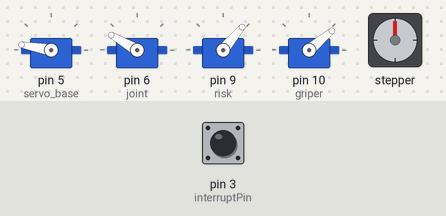
Bench run of a sketch on a simulated Arduino Uno, built with avr-gcc and run on an emulated ATmega328P. On the bench: 4 × servo, stepper motor. Inputs (shaded band) come from the test bench; at power-on: pin 3 (interruptPin) HIGH. Stepper angles assume 200 steps per turn.

Above: at 5.0 s.
5.1 s: pin 3 (interruptPin) pulled LOW for 0.15 s
At 7.48 s:
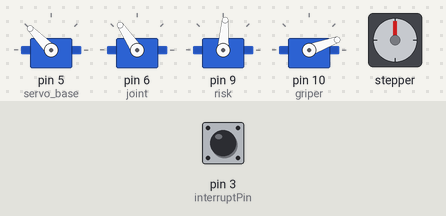
8.2 s: pin 3 (interruptPin) pulled LOW for 1 s
11.2 s: pin 3 (interruptPin) pulled LOW for 3.2 s
At 13.7 s:
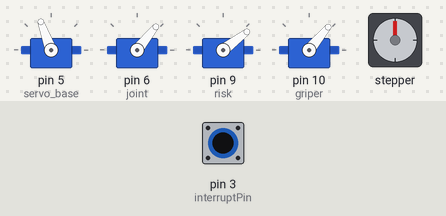
15.9 s: pin 3 (interruptPin) pulled LOW for 3.2 s
At 16.6 s:
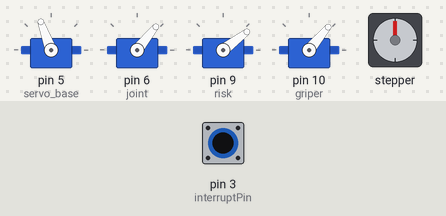
22.1 s: pin 3 (interruptPin) driven LOW
At 23.0 s:
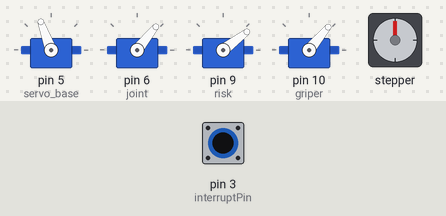
25.1 s: pin 3 (interruptPin) driven HIGH
At 28.2 s:
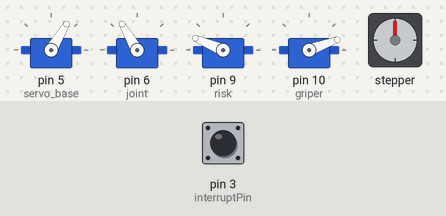
Timing chart, 0 to 32.7 s (numbered marks = the images above; inputs shaded):
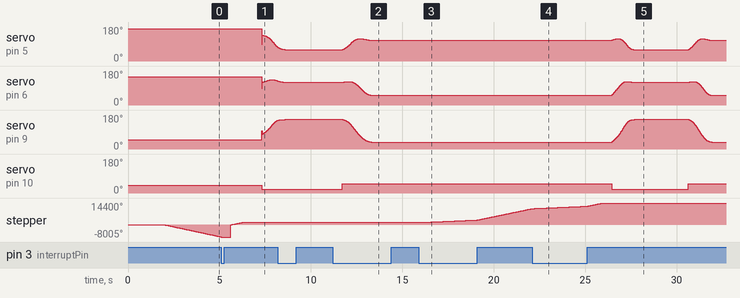

Measured:
- after the input at 5.1 s, servo on pin 10 (griper): 40° → 20° after 2.2 s
- after the input at 11.2 s, stepper: stops changing and stays 1800°
- after the input at 15.9 s, servo on pin 5 (servo_base): stays 110° (without the input it goes to 111° after 6.1 s); servo on pin 6 (joint): stays 51° (without the input it goes to 53° after 6.1 s)
- after the input at 22.1 s, servo on pin 5 (servo_base): stays 110° (without the input it goes to 111° after 2.0 s); servo on pin 6 (joint): stays 51° (without the input it goes to 53° after 2.0 s)
- after the input at 25.1 s, servo on pin 10 (griper): 50° → 20° after 1.3 s instead of 4.5 s
- by itself, servo on pin 5 (servo_base): rises from 59° to 118° in 0.88 s, then falls to 110° in 0.74 s
- by itself, servo on pin 6 (joint): rises from 120° to 124° in 0.19 s, then falls to 51° in 1.4 s
- by itself, stepper: keeps turning counter-clockwise at about 2617°/s

The sketch:

arm.ino
```cpp
#define interruptPin  3


//#include "IR.h"
#include "STEPPER.h"
#include "arm.h"


STEPPER stepper;
ARM arm ;
//IR ir ;


void setup() {
  Serial.begin(115200);
  pinMode(interruptPin, INPUT_PULLUP);

  delay(1000);
  attachInterrupt(digitalPinToInterrupt(interruptPin), limit_switch, LOW);
  arm.setup();
  delay(1000);
  // arm setup
  stepper.setup();
  // calibration
  stepper.calibration();
  delay(500);
  stepper.move_slot(0);

  delay(1000);
  arm.down();
  arm_move();
  delay(1000);
  arm.up();
  arm_move();
  delay(1000);


  stepper.move_slot(1);  //move to slot
  delay(500);
  arm.down();
  arm_move();
  delay(1000);
  arm.up();
  arm_move();
  delay(1000);

  stepper.move_slot(2);  //move to slot
  delay(500);
  arm.down();
  arm_move();
  delay(1000);
  arm.up();
  arm_move();
  delay(1000);

  stepper.move_slot(3);  //move to slot
  delay(500);
  arm.down();
  arm_move();
  delay(1000);
  arm.up();
  arm_move();
  delay(1000);


  arm.shutdown();
  arm_move();
  delay(1000);
  arm.disable();

}


void limit_switch(){

  limit = true ;

}

void loop() {


}
void arm_move(){
  for(byte i = 0 ; i < 150 ; i++ ){
    arm.arm_move();
  }
}
```

STEPPER.h
```cpp
#include <AccelStepper.h>

bool limit = false ;

class STEPPER{
  //Dir A3
  //STEP A4

  #define dis_detw 8000
  #define dirPin  A3
  #define stepPin A4
  #define motorInterfaceType 1
  #define max_length 400000 // max step
  #define slot_size 8000
  #define maxspeed 2000

  private:
    AccelStepper motor ;
  public:


  STEPPER(){


      motor = AccelStepper(motorInterfaceType, stepPin, dirPin);

  }

  void setup(){

    motor.setMaxSpeed(maxspeed);
  //  pinMode
  }

  void loop(){
      // Set the speed in steps per second:
      motor.setSpeed(maxspeed);
      // Step the motor with a constant speed as set by setSpeed():
      motor.runSpeed();
  }
  void left(){
      motor.setCurrentPosition(0);

      // Run the motor forward at 200 steps/second until the motor reaches 400 steps (2 revolutions):
      while(motor.currentPosition() < 3000)
      {
        motor.setSpeed(maxspeed);
        motor.runSpeed();
      }


      // Reset the position to 0:
      motor.setCurrentPosition(0);


  }
  void right(){

  }

  void calibration(){
    while(limit == false ){
      // move right until limit
        motor.setSpeed(-maxspeed);
        motor.runSpeed();

    }

    motor.setCurrentPosition(0);


  }

  // slot to slot gap 14000 steps


  void move_slot(int k){

      if ( k * slot_size > max_length ){
        full_scale();
      }else if( k == 0 ){ // nagtive length ignore
        while(motor.currentPosition() < 1000  )
        {
            motor.setSpeed(maxspeed);
            motor.runSpeed();
        }
      }else{
        while(motor.currentPosition() < slot_size * k  )
        {
            motor.setSpeed(maxspeed);
            motor.runSpeed();
        }
      }
  }

  void full_scale(){
       while(motor.currentPosition() < max_length)
      {
        motor.setSpeed(maxspeed);
        motor.runSpeed();
      }
  }


};
```

arm.h
```cpp
// 5 -  base motor( motor 1,2)
// 6 -  joint (motor 3)

// 9  -  risk (motor 4)
// 10  - griper (motor 5)

double static CX = 10 ;
double static CY = 100 ;


double static X = 100 ;
double static Y = 10 ;


#include <Servo.h>

class ARM{

  private:


    Servo servo_base;  // create servo object to control a servo
    Servo joint;
    Servo risk;
    Servo griper;
    // inital value
    byte base_ag = 170 ;
    byte join_ag = 150 ;
    byte risk_ag =  50 ;
    byte grip_ag =  40 ;


    double alfa = 0 ;
    double beta = 0 ;
    double teta = 0 ;

    double r2 = 0 ;

    double tem = 0 ;

    int sigmoid_i = 0 ;

    double Calfa = 0 ;
    double Cbeta = 0 ;


  public :
  ARM(){

  }
  void setup(){
    servo_base.attach(5);  // attaches the servo on pin 9 to the servo object
    joint.attach(6);
    risk.attach(9);
    griper.attach(10);

    servo_base.write(base_ag);              // tell servo to go to position in variable 'pos'
    joint.write(join_ag);
    risk.write(risk_ag);
    griper.write(grip_ag);
  }

  void arm_move(){
    steps();
    KM();
    delay(20);
  }

  void steps(){

    double k = 1/(1+exp(-0.06*(sigmoid_i-75)));
    sigmoid_i ++ ;
    CX = CX*(1-k)+X*k ;
    CY = CY*(1-k)+Y*k ;


   // overload();

  }

  void shutdown(){
     X = 50 ;
     Y = 50 ;

  }
  void disable(){
    servo_base.detach();
    joint.detach();
    risk.detach();
    griper.detach();
  }

  void down(){
      sigmoid_i = 0 ;
      griper.write(20);
      X = 100 ;
      Y = 10 ;


  }
  void up(){
    sigmoid_i = 0 ;
    griper.write(50);
    X = 10 ;
    Y = 180 ;
  }


  void  KM(){
      if ( (isnan(alfa)!= true ) && (isnan(beta)!= true) ) {
        Calfa = alfa *180 /PI ;
        Cbeta = beta * 180 / PI ;
      }

      tem = 90+Calfa;
      servo_base.write(tem);
      joint.write(90+Cbeta);
      risk.write(97+(Cbeta-Calfa));
      //gripper.write(0);

     /// X = map(analogRead(analogPin0),0,1023,0,200);  // read the input pin
     // Y = map(analogRead(analogPin1),0,1023,0,200);

      r2 = CX*CX + CY*CY ;

      tem = ((106*106+94*94)-r2)/(2*94*106) ;

      beta = asin(tem);
      teta = atan((94*cos(beta))/(-94*sin(beta)+106));

      alfa = atan(CY/CX) + teta -PI/2 ;
    }


};
```
